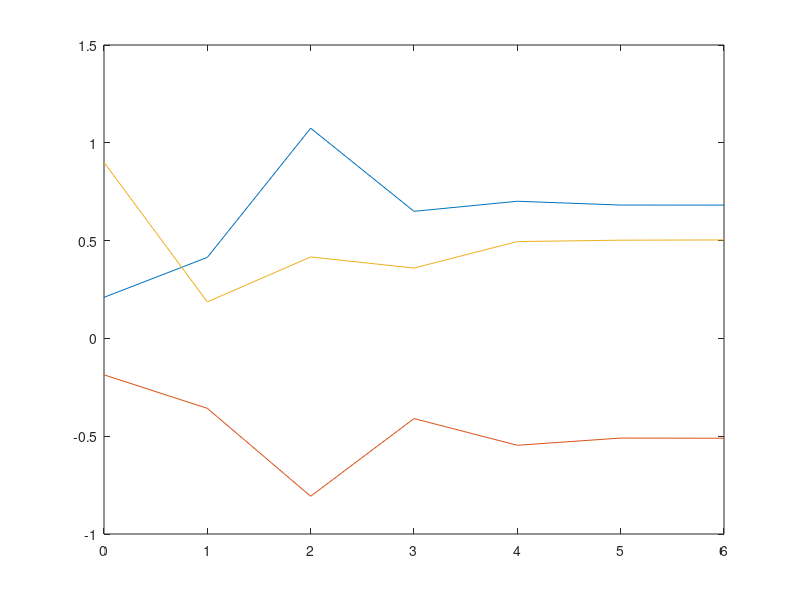

The MATLAB source for this figure:
% An iterative algorithm to compute alpha, beta and q_T from the three
% measured differential pressures, p_12, p_34 and p_0S
close all
clear
clc

% Constants from pressure coefficient cp = A'*cos(theta)^2+B'
A = 2.4;
B = -1.4;

% Define the functions and the partial derivatives of them
F1 = @(p_12, alpha, beta, q) p_12 - 2*A*sin(alpha)*cos(alpha)*cos(beta)^2*q;
F2 = @(p_34, alpha, beta, q) p_34 - 2*A*cos(alpha)*sin(beta)*cos(beta)*q;
F3 = @(p_0S, alpha, beta, q) p_0S - (A*cos(alpha)^2*cos(beta)^2 + B)*q;

dF1_alpha = @(alpha, beta, q) 2*A*cos(beta)^2*(sin(alpha)^2 - cos(alpha)^2)*q;
dF1_beta = @(alpha, beta, q) 4*A*sin(alpha)*cos(alpha)*sin(beta)*cos(beta)*q;
dF1_q = @(alpha, beta, q) -2*A*sin(alpha)*cos(alpha)*cos(beta)^2;

dF2_alpha = @(alpha, beta, q) 2*A*sin(alpha)*sin(beta)*cos(beta)*q;
dF2_beta = @(alpha, beta, q) 2*A*cos(alpha)*(sin(beta)^2-cos(beta)^2)*q;
dF2_q = @(alpha, beta, q) -2*A*cos(alpha)*sin(beta)*cos(beta);

dF3_alpha = @(alpha, beta, q) 2*A*sin(alpha)*cos(alpha)*cos(beta)^2*q;
dF3_beta = @(alpha, beta, q) 2*A*cos(alpha)^2*sin(beta)*cos(beta)*q;
dF3_q = @(alpha, beta, q) -A*cos(alpha)^2*cos(beta)^2-B;

% Input pressure values
p_0S = -150;
p_12 = 900;
p_34 = -800;

% Calulate a first solution with some simplified equations
q_0 = max([p_0S, abs(p_12), abs(p_34)]);

alpha_0 = 0;
beta_0 = 0;

if abs(q_0) > 0.1
    alpha_0 = asin(p_12/(2*A*q_0));
    beta_0 = asin(p_34/(2*A*q_0));
end

x = [alpha_0; beta_0; q_0];

x_vect = x;

% Iterate until approximate solution found (Newton method)
n = 0;

while 1
    dF = [dF1_alpha(x(1),x(2),x(3)) dF1_beta(x(1),x(2),x(3)) dF1_q(x(1),x(2),x(3));
        dF2_alpha(x(1),x(2),x(3)) dF2_beta(x(1),x(2),x(3)) dF2_q(x(1),x(2),x(3));
        dF3_alpha(x(1),x(2),x(3)) dF3_beta(x(1),x(2),x(3)) dF3_q(x(1),x(2),x(3))];
    
    F = -[F1(p_12, x(1),x(2),x(3)); F2(p_34, x(1),x(2),x(3)); F3(p_0S, x(1),x(2),x(3));];
    
    if det(dF) == 0
        % Trivial solution
        x = [0; 0; 0];
        break;
    end
    
    delta = dF\F;
    
    % Do some relaxation
    if abs(delta(3)) > 1000
        delta = delta*0.5;
    end
    
    x = x + delta;
    
    n = n + 1;
    
    x_vect = [x_vect x];
    
    % Check if converged
    if (abs(delta(1)) < 0.05) && (abs(delta(2)) < 0.05) && (abs(delta(3)) < 5)
        break;
    end
end

% Plot the trajectory of the solution
plot(0:n, x_vect(1,:), 0:n, x_vect(2,:), 0:n, x_vect(3,:)/1000)

% Print aerodynamic parameters
disp('n=')
disp(n)
disp('alpha [degree]=')
disp(x(1)*180/pi)
disp('beta [degree]=')
disp(x(2)*180/pi)
disp('q [Pa]=')
disp(x(3))

% Check the solution
theta1 = acos(1/sqrt(2)*cos(x(1))*cos(x(2)) + 1/sqrt(2)*sin(x(1))*cos(x(2)));
theta2 = acos(1/sqrt(2)*cos(x(1))*cos(x(2)) - 1/sqrt(2)*sin(x(1))*cos(x(2)));
theta3 = acos(1/sqrt(2)*cos(x(1))*cos(x(2)) + 1/sqrt(2)*sin(x(2)));
theta4 = acos(1/sqrt(2)*cos(x(1))*cos(x(2)) - 1/sqrt(2)*sin(x(2)));
theta0 = acos(cos(x(1))*cos(x(2)));

delta_p12 = (1.2*cos(2*theta1) - 1.2*cos(2*theta2))*x(3);
delta_p34 = (1.2*cos(2*theta3) - 1.2*cos(2*theta4))*x(3);
delta_p0S = (1.2*cos(2*theta0) - 0.2)*x(3);

error = abs(delta_p12 - p_12) + abs(delta_p34 - p_34) + abs(delta_p0S - p_0S);

disp('p_12 [Pa]=')
disp(delta_p12)
disp('p_34 [Pa]=')
disp(delta_p34)
disp('p_0S [Pa]=')
disp(delta_p0S)
disp('Absolute error [Pa]=')
disp(error)